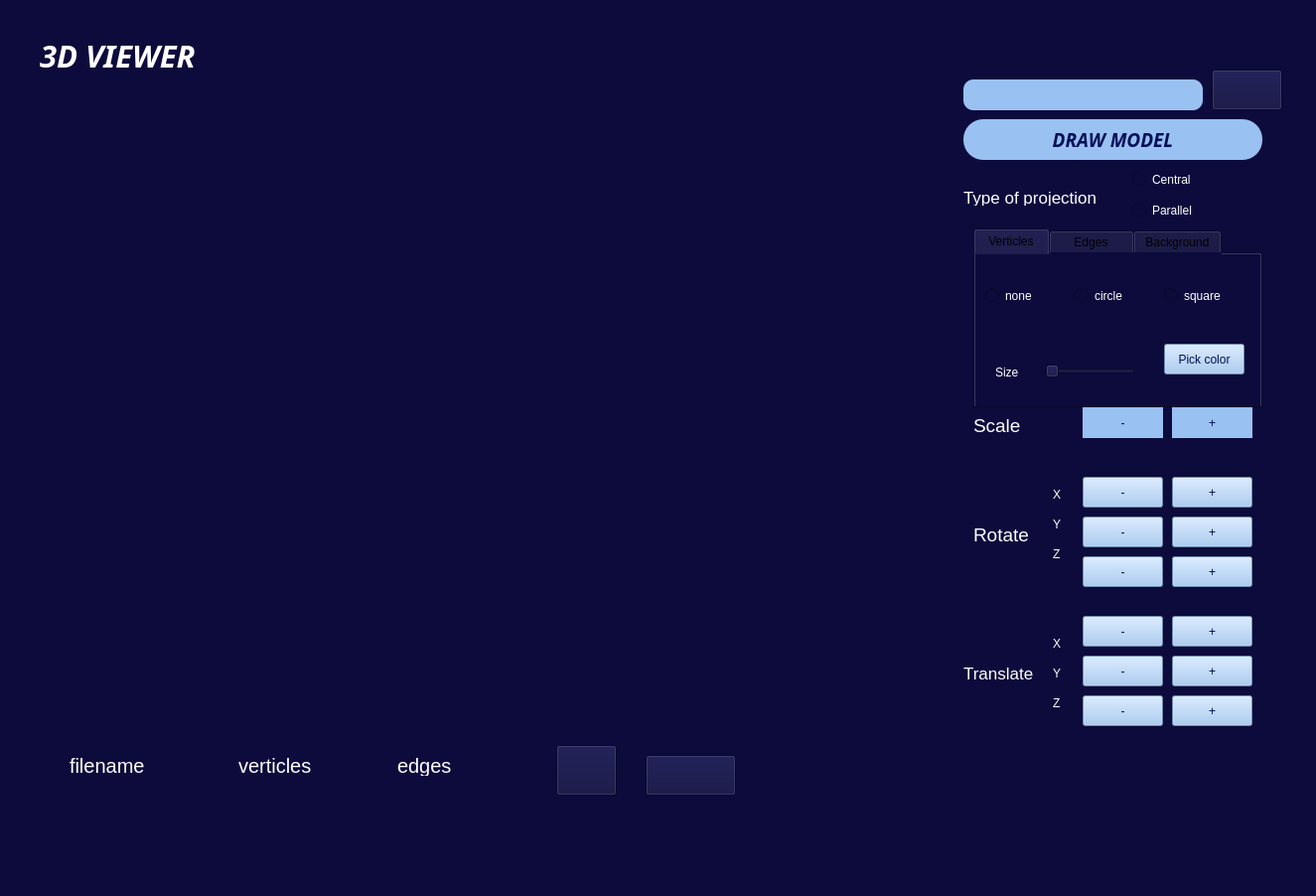
<?xml version="1.0" encoding="UTF-8"?>
<ui version="4.0">
 <class>ViewerView</class>
 <widget class="QMainWindow" name="ViewerView">
    <property name="geometry">
   <rect>
    <x>0</x>
    <y>0</y>
    <width>1325</width>
    <height>902</height>
   </rect>
  </property>
  <property name="windowTitle">
   <string>MainWindow</string>
  </property>
  <property name="toolTip">
   <string notr="true"/>
  </property>
  <property name="styleSheet">
   <string notr="true">background-color: rgb(12, 11, 60);
</string>
  </property>
  <widget class="QWidget" name="centralwidget">
   <widget class="QLabel" name="label">
    <property name="geometry">
     <rect>
      <x>40</x>
      <y>40</y>
      <width>221</width>
      <height>31</height>
     </rect>
    </property>
    <property name="font">
     <font>
      <family>LKLUG</family>
      <pointsize>23</pointsize>
      <weight>75</weight>
      <italic>true</italic>
      <bold>true</bold>
      <underline>false</underline>
      <strikeout>false</strikeout>
     </font>
    </property>
    <property name="styleSheet">
     <string notr="true">color: white</string>
    </property>
    <property name="text">
     <string>3D VIEWER</string>
    </property>
   </widget>
   <!-- <widget class="OpenGL" name="viewerWidget" native="true">
    <property name="geometry">
     <rect>
      <x>30</x>
      <y>90</y>
      <width>911</width>
      <height>631</height>
     </rect>
    </property>
   </widget> -->
   <widget class="QLineEdit" name="inputFile">
    <property name="geometry">
     <rect>
      <x>970</x>
      <y>80</y>
      <width>241</width>
      <height>31</height>
     </rect>
    </property>
    <property name="styleSheet">
     <string notr="true">background-color:  rgb(153, 193, 241);
color: rgb(22, 7, 83);
border-radius: 10px;
</string>
    </property>
    <property name="readOnly">
     <bool>true</bool>
    </property>
   </widget>
   <widget class="QPushButton" name="openFileButton">
    <property name="geometry">
     <rect>
      <x>970</x>
      <y>120</y>
      <width>301</width>
      <height>41</height>
     </rect>
    </property>
    <property name="font">
     <font>
      <family>LKLUG</family>
      <pointsize>14</pointsize>
      <weight>75</weight>
      <italic>true</italic>
      <bold>true</bold>
     </font>
    </property>
    <property name="styleSheet">
     <string notr="true">color: rgb(0, 15, 88);
background-color: rgb(153, 193, 241);
border-radius: 20px;</string>
    </property>
    <property name="text">
     <string>DRAW MODEL</string>
    </property>
   </widget>
   <widget class="QLabel" name="label_3">
    <property name="geometry">
     <rect>
      <x>970</x>
      <y>190</y>
      <width>141</width>
      <height>17</height>
     </rect>
    </property>
    <property name="font">
     <font>
      <pointsize>13</pointsize>
     </font>
    </property>
    <property name="styleSheet">
     <string notr="true">color: white</string>
    </property>
    <property name="text">
     <string>Type of projection</string>
    </property>
   </widget>
   <widget class="QTabWidget" name="tabWidget">
    <property name="enabled">
     <bool>true</bool>
    </property>
    <property name="geometry">
     <rect>
      <x>980</x>
      <y>230</y>
      <width>291</width>
      <height>181</height>
     </rect>
    </property>
    <property name="sizePolicy">
     <sizepolicy hsizetype="Expanding" vsizetype="Expanding">
      <horstretch>0</horstretch>
      <verstretch>0</verstretch>
     </sizepolicy>
    </property>
    <property name="maximumSize">
     <size>
      <width>291</width>
      <height>16777215</height>
     </size>
    </property>
    <property name="currentIndex">
     <number>0</number>
    </property>
    <widget class="QWidget" name="verticles">
     <property name="styleSheet">
      <string notr="true"/>
     </property>
     <attribute name="title">
      <string> Verticles </string>
     </attribute>
     <widget class="QLabel" name="label_7">
      <property name="geometry">
       <rect>
        <x>20</x>
        <y>110</y>
        <width>31</width>
        <height>17</height>
       </rect>
      </property>
      <property name="styleSheet">
       <string notr="true">color: white</string>
      </property>
      <property name="text">
       <string>Size</string>
      </property>
     </widget>
     <widget class="QSlider" name="verticlesSlider">
      <property name="geometry">
       <rect>
        <x>70</x>
        <y>110</y>
        <width>91</width>
        <height>16</height>
       </rect>
      </property>
      <property name="minimum">
       <number>40</number>
      </property>
      <property name="maximum">
       <number>150</number>
      </property>
      <property name="orientation">
       <enum>Qt::Horizontal</enum>
      </property>
     </widget>
     <widget class="QRadioButton" name="noVerticles">
      <property name="geometry">
       <rect>
        <x>10</x>
        <y>30</y>
        <width>61</width>
        <height>23</height>
       </rect>
      </property>
      <property name="styleSheet">
       <string notr="true">color: white;</string>
      </property>
      <property name="text">
       <string>none</string>
      </property>
     </widget>
     <widget class="QRadioButton" name="circleVerticles">
      <property name="geometry">
       <rect>
        <x>100</x>
        <y>30</y>
        <width>71</width>
        <height>23</height>
       </rect>
      </property>
      <property name="styleSheet">
       <string notr="true">color: white;</string>
      </property>
      <property name="text">
       <string>circle</string>
      </property>
     </widget>
     <widget class="QRadioButton" name="squareVerticles">
      <property name="geometry">
       <rect>
        <x>190</x>
        <y>30</y>
        <width>91</width>
        <height>23</height>
       </rect>
      </property>
      <property name="styleSheet">
       <string notr="true">color: white;</string>
      </property>
      <property name="text">
       <string>square</string>
      </property>
     </widget>
     <widget class="QPushButton" name="verticlesColor">
      <property name="geometry">
       <rect>
        <x>190</x>
        <y>90</y>
        <width>81</width>
        <height>31</height>
       </rect>
      </property>
      <property name="styleSheet">
       <string notr="true">background-color: rgb(153, 193, 241);
color: rgb(0, 15, 88);</string>
      </property>
      <property name="text">
       <string>Pick color</string>
      </property>
     </widget>
    </widget>
    <widget class="QWidget" name="edges">
     <attribute name="title">
      <string>    Edges    </string>
     </attribute>
     <widget class="QLabel" name="label_4">
      <property name="geometry">
       <rect>
        <x>70</x>
        <y>20</y>
        <width>111</width>
        <height>21</height>
       </rect>
      </property>
      <property name="styleSheet">
       <string notr="true">color: white;</string>
      </property>
      <property name="text">
       <string>Type</string>
      </property>
      <property name="scaledContents">
       <bool>false</bool>
      </property>
      <property name="alignment">
       <set>Qt::AlignCenter</set>
      </property>
      <property name="openExternalLinks">
       <bool>false</bool>
      </property>
     </widget>
     <widget class="QRadioButton" name="edgesSolid">
      <property name="geometry">
       <rect>
        <x>0</x>
        <y>60</y>
        <width>112</width>
        <height>23</height>
       </rect>
      </property>
      <property name="styleSheet">
       <string notr="true">color: white;</string>
      </property>
      <property name="text">
       <string>solid</string>
      </property>
      <attribute name="buttonGroup">
       <string notr="true">buttonGroup</string>
      </attribute>
     </widget>
     <widget class="QRadioButton" name="edgesDashed">
      <property name="geometry">
       <rect>
        <x>170</x>
        <y>60</y>
        <width>112</width>
        <height>23</height>
       </rect>
      </property>
      <property name="styleSheet">
       <string notr="true">color: white;</string>
      </property>
      <property name="text">
       <string>dashed</string>
      </property>
      <attribute name="buttonGroup">
       <string notr="true">buttonGroup</string>
      </attribute>
     </widget>
     <widget class="QLabel" name="label_5">
      <property name="geometry">
       <rect>
        <x>0</x>
        <y>110</y>
        <width>31</width>
        <height>17</height>
       </rect>
      </property>
      <property name="styleSheet">
       <string notr="true">color: white</string>
      </property>
      <property name="text">
       <string>Size</string>
      </property>
     </widget>
     <widget class="QSlider" name="edgesSize">
      <property name="geometry">
       <rect>
        <x>50</x>
        <y>110</y>
        <width>91</width>
        <height>16</height>
       </rect>
      </property>
      <property name="minimum">
       <number>1</number>
      </property>
      <property name="maximum">
       <number>50</number>
      </property>
      <property name="orientation">
       <enum>Qt::Horizontal</enum>
      </property>
     </widget>
     <widget class="QPushButton" name="edgesColor">
      <property name="geometry">
       <rect>
        <x>170</x>
        <y>100</y>
        <width>101</width>
        <height>31</height>
       </rect>
      </property>
      <property name="styleSheet">
       <string notr="true">background-color: rgb(153, 193, 241);
color: rgb(0, 15, 88);</string>
      </property>
      <property name="text">
       <string>Pick color</string>
      </property>
     </widget>
    </widget>
    <widget class="QWidget" name="background">
     <attribute name="title">
      <string>Background</string>
     </attribute>
     <widget class="QPushButton" name="backgroundColor">
      <property name="geometry">
       <rect>
        <x>40</x>
        <y>50</y>
        <width>211</width>
        <height>41</height>
       </rect>
      </property>
      <property name="font">
       <font>
        <pointsize>14</pointsize>
       </font>
      </property>
      <property name="styleSheet">
       <string notr="true">background-color: rgb(153, 193, 241);
color: rgb(0, 15, 88);</string>
      </property>
      <property name="text">
       <string>Pick background color</string>
      </property>
     </widget>
    </widget>
   </widget>
   <widget class="QLabel" name="label_10">
    <property name="geometry">
     <rect>
      <x>980</x>
      <y>420</y>
      <width>67</width>
      <height>17</height>
     </rect>
    </property>
    <property name="font">
     <font>
      <pointsize>14</pointsize>
     </font>
    </property>
    <property name="styleSheet">
     <string notr="true">color: white;</string>
    </property>
    <property name="text">
     <string>Scale</string>
    </property>
   </widget>
   <widget class="QLabel" name="label_11">
    <property name="geometry">
     <rect>
      <x>980</x>
      <y>530</y>
      <width>67</width>
      <height>17</height>
     </rect>
    </property>
    <property name="font">
     <font>
      <pointsize>14</pointsize>
     </font>
    </property>
    <property name="styleSheet">
     <string notr="true">color: rgb(255, 255, 255);</string>
    </property>
    <property name="text">
     <string>Rotate</string>
    </property>
   </widget>
   <widget class="QLabel" name="label_12">
    <property name="geometry">
     <rect>
      <x>1060</x>
      <y>490</y>
      <width>21</width>
      <height>16</height>
     </rect>
    </property>
    <property name="styleSheet">
     <string notr="true">color: white;</string>
    </property>
    <property name="text">
     <string>X</string>
    </property>
   </widget>
   <widget class="QLabel" name="label_13">
    <property name="geometry">
     <rect>
      <x>1060</x>
      <y>520</y>
      <width>21</width>
      <height>16</height>
     </rect>
    </property>
    <property name="styleSheet">
     <string notr="true">color: white;</string>
    </property>
    <property name="text">
     <string>Y</string>
    </property>
   </widget>
   <widget class="QLabel" name="label_14">
    <property name="geometry">
     <rect>
      <x>1060</x>
      <y>550</y>
      <width>21</width>
      <height>16</height>
     </rect>
    </property>
    <property name="styleSheet">
     <string notr="true">color: white;</string>
    </property>
    <property name="text">
     <string>Z</string>
    </property>
   </widget>
   <widget class="QLabel" name="label_15">
    <property name="geometry">
     <rect>
      <x>1060</x>
      <y>700</y>
      <width>21</width>
      <height>16</height>
     </rect>
    </property>
    <property name="styleSheet">
     <string notr="true">color: white;</string>
    </property>
    <property name="text">
     <string>Z</string>
    </property>
   </widget>
   <widget class="QLabel" name="label_16">
    <property name="geometry">
     <rect>
      <x>1060</x>
      <y>670</y>
      <width>21</width>
      <height>16</height>
     </rect>
    </property>
    <property name="styleSheet">
     <string notr="true">color: white;</string>
    </property>
    <property name="text">
     <string>Y</string>
    </property>
   </widget>
   <widget class="QLabel" name="label_17">
    <property name="geometry">
     <rect>
      <x>970</x>
      <y>670</y>
      <width>81</width>
      <height>16</height>
     </rect>
    </property>
    <property name="font">
     <font>
      <pointsize>13</pointsize>
     </font>
    </property>
    <property name="styleSheet">
     <string notr="true">color: rgb(255, 255, 255);</string>
    </property>
    <property name="text">
     <string>Translate</string>
    </property>
   </widget>
   <widget class="QLabel" name="label_18">
    <property name="geometry">
     <rect>
      <x>1060</x>
      <y>640</y>
      <width>21</width>
      <height>16</height>
     </rect>
    </property>
    <property name="styleSheet">
     <string notr="true">color: white;</string>
    </property>
    <property name="text">
     <string>X</string>
    </property>
   </widget>
   <widget class="QLabel" name="label_19">
    <property name="geometry">
     <rect>
      <x>70</x>
      <y>760</y>
      <width>81</width>
      <height>21</height>
     </rect>
    </property>
    <property name="font">
     <font>
      <pointsize>15</pointsize>
     </font>
    </property>
    <property name="styleSheet">
     <string notr="true">color: white;</string>
    </property>
    <property name="text">
     <string>filename</string>
    </property>
   </widget>
   <widget class="QLabel" name="label_20">
    <property name="geometry">
     <rect>
      <x>240</x>
      <y>760</y>
      <width>81</width>
      <height>21</height>
     </rect>
    </property>
    <property name="font">
     <font>
      <pointsize>15</pointsize>
     </font>
    </property>
    <property name="styleSheet">
     <string notr="true">color: white;</string>
    </property>
    <property name="text">
     <string>verticles</string>
    </property>
   </widget>
   <widget class="QLabel" name="label_21">
    <property name="geometry">
     <rect>
      <x>400</x>
      <y>760</y>
      <width>67</width>
      <height>21</height>
     </rect>
    </property>
    <property name="font">
     <font>
      <pointsize>15</pointsize>
     </font>
    </property>
    <property name="styleSheet">
     <string notr="true">color: white;</string>
    </property>
    <property name="text">
     <string>edges</string>
    </property>
   </widget>
   <widget class="QPushButton" name="inputFileButton">
    <property name="geometry">
     <rect>
      <x>1220</x>
      <y>70</y>
      <width>71</width>
      <height>41</height>
     </rect>
    </property>
    <property name="styleSheet">
     <string notr="true"/>
    </property>
    <property name="text">
     <string/>
    </property>
    <property name="icon">
     <iconset>
      <selectedon>../3d-viewer/imgs/folder.png</selectedon>
     </iconset>
    </property>
    <property name="iconSize">
     <size>
      <width>50</width>
      <height>50</height>
     </size>
    </property>
   </widget>
   <widget class="QPushButton" name="recordButton">
    <property name="geometry">
     <rect>
      <x>560</x>
      <y>750</y>
      <width>61</width>
      <height>51</height>
     </rect>
    </property>
    <property name="styleSheet">
     <string notr="true"/>
    </property>
    <property name="text">
     <string/>
    </property>
    <property name="icon">
     <iconset>
      <selectedon>../3d-viewer/imgs/camera.png</selectedon>
     </iconset>
    </property>
    <property name="iconSize">
     <size>
      <width>50</width>
      <height>50</height>
     </size>
    </property>
   </widget>
   <widget class="QPushButton" name="saveButton">
    <property name="geometry">
     <rect>
      <x>650</x>
      <y>760</y>
      <width>91</width>
      <height>41</height>
     </rect>
    </property>
    <property name="text">
     <string/>
    </property>
    <property name="icon">
     <iconset>
      <selectedon>../3d-viewer/imgs/save.png</selectedon>
     </iconset>
    </property>
    <property name="iconSize">
     <size>
      <width>50</width>
      <height>50</height>
     </size>
    </property>
   </widget>
   <widget class="QLabel" name="filenameLabel">
    <property name="geometry">
     <rect>
      <x>70</x>
      <y>800</y>
      <width>131</width>
      <height>21</height>
     </rect>
    </property>
    <property name="font">
     <font>
      <pointsize>14</pointsize>
     </font>
    </property>
    <property name="styleSheet">
     <string notr="true">color: white;</string>
    </property>
    <property name="text">
     <string/>
    </property>
   </widget>
   <widget class="QLabel" name="verticlesLabel">
    <property name="geometry">
     <rect>
      <x>240</x>
      <y>800</y>
      <width>111</width>
      <height>21</height>
     </rect>
    </property>
    <property name="font">
     <font>
      <pointsize>14</pointsize>
     </font>
    </property>
    <property name="styleSheet">
     <string notr="true">color: white;</string>
    </property>
    <property name="text">
     <string/>
    </property>
   </widget>
   <widget class="QLabel" name="edgesLabel">
    <property name="geometry">
     <rect>
      <x>400</x>
      <y>800</y>
      <width>91</width>
      <height>21</height>
     </rect>
    </property>
    <property name="font">
     <font>
      <pointsize>14</pointsize>
     </font>
    </property>
    <property name="styleSheet">
     <string notr="true">color: white;</string>
    </property>
    <property name="text">
     <string/>
    </property>
   </widget>
   <widget class="QPushButton" name="x_dec">
    <property name="geometry">
     <rect>
      <x>1090</x>
      <y>480</y>
      <width>81</width>
      <height>31</height>
     </rect>
    </property>
    <property name="styleSheet">
     <string notr="true">background-color: rgb(153, 193, 241);
color: rgb(0, 15, 88);</string>
    </property>
    <property name="text">
     <string>-</string>
    </property>
   </widget>
   <widget class="QPushButton" name="x_inc">
    <property name="geometry">
     <rect>
      <x>1180</x>
      <y>480</y>
      <width>81</width>
      <height>31</height>
     </rect>
    </property>
    <property name="styleSheet">
     <string notr="true">background-color: rgb(153, 193, 241);
color: rgb(0, 15, 88);</string>
    </property>
    <property name="text">
     <string>+</string>
    </property>
   </widget>
   <widget class="QPushButton" name="y_dec">
    <property name="geometry">
     <rect>
      <x>1090</x>
      <y>520</y>
      <width>81</width>
      <height>31</height>
     </rect>
    </property>
    <property name="styleSheet">
     <string notr="true">background-color: rgb(153, 193, 241);
color: rgb(0, 15, 88);</string>
    </property>
    <property name="text">
     <string>-</string>
    </property>
   </widget>
   <widget class="QPushButton" name="y_inc">
    <property name="geometry">
     <rect>
      <x>1180</x>
      <y>520</y>
      <width>81</width>
      <height>31</height>
     </rect>
    </property>
    <property name="styleSheet">
     <string notr="true">background-color: rgb(153, 193, 241);
color: rgb(0, 15, 88);</string>
    </property>
    <property name="text">
     <string>+</string>
    </property>
   </widget>
   <widget class="QPushButton" name="z_dec">
    <property name="geometry">
     <rect>
      <x>1090</x>
      <y>560</y>
      <width>81</width>
      <height>31</height>
     </rect>
    </property>
    <property name="styleSheet">
     <string notr="true">background-color: rgb(153, 193, 241);
color: rgb(0, 15, 88);</string>
    </property>
    <property name="text">
     <string>-</string>
    </property>
   </widget>
   <widget class="QPushButton" name="z_inc">
    <property name="geometry">
     <rect>
      <x>1180</x>
      <y>560</y>
      <width>81</width>
      <height>31</height>
     </rect>
    </property>
    <property name="styleSheet">
     <string notr="true">background-color: rgb(153, 193, 241);
color: rgb(0, 15, 88);</string>
    </property>
    <property name="text">
     <string>+</string>
    </property>
   </widget>
   <widget class="QPushButton" name="z_dec_2">
    <property name="geometry">
     <rect>
      <x>1090</x>
      <y>700</y>
      <width>81</width>
      <height>31</height>
     </rect>
    </property>
    <property name="styleSheet">
     <string notr="true">background-color: rgb(153, 193, 241);
color: rgb(0, 15, 88);</string>
    </property>
    <property name="text">
     <string>-</string>
    </property>
   </widget>
   <widget class="QPushButton" name="z_inc_2">
    <property name="geometry">
     <rect>
      <x>1180</x>
      <y>700</y>
      <width>81</width>
      <height>31</height>
     </rect>
    </property>
    <property name="styleSheet">
     <string notr="true">background-color: rgb(153, 193, 241);
color: rgb(0, 15, 88);</string>
    </property>
    <property name="text">
     <string>+</string>
    </property>
   </widget>
   <widget class="QPushButton" name="x_inc_2">
    <property name="geometry">
     <rect>
      <x>1180</x>
      <y>620</y>
      <width>81</width>
      <height>31</height>
     </rect>
    </property>
    <property name="styleSheet">
     <string notr="true">background-color: rgb(153, 193, 241);
color: rgb(0, 15, 88);</string>
    </property>
    <property name="text">
     <string>+</string>
    </property>
   </widget>
   <widget class="QPushButton" name="x_dec_2">
    <property name="geometry">
     <rect>
      <x>1090</x>
      <y>620</y>
      <width>81</width>
      <height>31</height>
     </rect>
    </property>
    <property name="styleSheet">
     <string notr="true">background-color: rgb(153, 193, 241);
color: rgb(0, 15, 88);</string>
    </property>
    <property name="text">
     <string>-</string>
    </property>
   </widget>
   <widget class="QPushButton" name="y_dec_2">
    <property name="geometry">
     <rect>
      <x>1090</x>
      <y>660</y>
      <width>81</width>
      <height>31</height>
     </rect>
    </property>
    <property name="styleSheet">
     <string notr="true">background-color: rgb(153, 193, 241);
color: rgb(0, 15, 88);</string>
    </property>
    <property name="text">
     <string>-</string>
    </property>
   </widget>
   <widget class="QPushButton" name="y_inc_2">
    <property name="geometry">
     <rect>
      <x>1180</x>
      <y>660</y>
      <width>81</width>
      <height>31</height>
     </rect>
    </property>
    <property name="styleSheet">
     <string notr="true">background-color: rgb(153, 193, 241);
color: rgb(0, 15, 88);</string>
    </property>
    <property name="text">
     <string>+</string>
    </property>
   </widget>
   <widget class="QPushButton" name="scaleInc">
    <property name="geometry">
     <rect>
      <x>1180</x>
      <y>410</y>
      <width>81</width>
      <height>31</height>
     </rect>
    </property>
    <property name="styleSheet">
     <string notr="true">background-color: rgb(153, 193, 241);
color: rgb(0, 15, 88);
border-radius: 20px;</string>
    </property>
    <property name="text">
     <string>+</string>
    </property>
   </widget>
   <widget class="QPushButton" name="scaleDec">
    <property name="geometry">
     <rect>
      <x>1090</x>
      <y>410</y>
      <width>81</width>
      <height>31</height>
     </rect>
    </property>
    <property name="styleSheet">
     <string notr="true">background-color: rgb(153, 193, 241);
color: rgb(0, 15, 88);
border-radius: 20px;</string>
    </property>
    <property name="text">
     <string>-</string>
    </property>
   </widget>
   <widget class="QRadioButton" name="centralRadio">
    <property name="geometry">
     <rect>
      <x>1140</x>
      <y>170</y>
      <width>111</width>
      <height>21</height>
     </rect>
    </property>
    <property name="styleSheet">
     <string notr="true">color: white;</string>
    </property>
    <property name="text">
     <string>Central</string>
    </property>
    <attribute name="buttonGroup">
     <string notr="true">buttonGroup_2</string>
    </attribute>
   </widget>
   <widget class="QRadioButton" name="parallelRadio">
    <property name="geometry">
     <rect>
      <x>1140</x>
      <y>200</y>
      <width>112</width>
      <height>23</height>
     </rect>
    </property>
    <property name="styleSheet">
     <string notr="true">color: white;</string>
    </property>
    <property name="text">
     <string>Parallel</string>
    </property>
    <attribute name="buttonGroup">
     <string notr="true">buttonGroup_2</string>
    </attribute>
   </widget>
   <zorder>inputFileButton</zorder>
   <zorder>label</zorder>
   <zorder>viewerWidget</zorder>
   <zorder>inputFile</zorder>
   <zorder>openFileButton</zorder>
   <zorder>label_3</zorder>
   <zorder>tabWidget</zorder>
   <zorder>label_10</zorder>
   <zorder>label_11</zorder>
   <zorder>label_12</zorder>
   <zorder>label_13</zorder>
   <zorder>label_14</zorder>
   <zorder>label_15</zorder>
   <zorder>label_16</zorder>
   <zorder>label_17</zorder>
   <zorder>label_18</zorder>
   <zorder>label_19</zorder>
   <zorder>label_20</zorder>
   <zorder>label_21</zorder>
   <zorder>recordButton</zorder>
   <zorder>saveButton</zorder>
   <zorder>filenameLabel</zorder>
   <zorder>verticlesLabel</zorder>
   <zorder>edgesLabel</zorder>
   <zorder>x_dec</zorder>
   <zorder>x_inc</zorder>
   <zorder>y_dec</zorder>
   <zorder>y_inc</zorder>
   <zorder>z_dec</zorder>
   <zorder>z_inc</zorder>
   <zorder>z_dec_2</zorder>
   <zorder>z_inc_2</zorder>
   <zorder>x_inc_2</zorder>
   <zorder>x_dec_2</zorder>
   <zorder>y_dec_2</zorder>
   <zorder>y_inc_2</zorder>
   <zorder>scaleInc</zorder>
   <zorder>scaleDec</zorder>
   <zorder>centralRadio</zorder>
   <zorder>parallelRadio</zorder>
  </widget>
  <widget class="QMenuBar" name="menubar">
   <property name="geometry">
    <rect>
     <x>0</x>
     <y>0</y>
     <width>1325</width>
     <height>22</height>
    </rect>
   </property>
  </widget>
  <widget class="QStatusBar" name="statusbar"/>
 </widget>
 <customwidgets>
  <customwidget>
   <!-- <class>OpenGL</class>
   <extends>QWidget</extends>
   <header>opengl.h</header> -->
  </customwidget>
 </customwidgets>
 <resources/>
 <connections/>
 <buttongroups>
  <buttongroup name="buttonGroup"/>
  <buttongroup name="buttonGroup_2"/>
 </buttongroups>
 <resources/>
 <connections/>
</ui>
